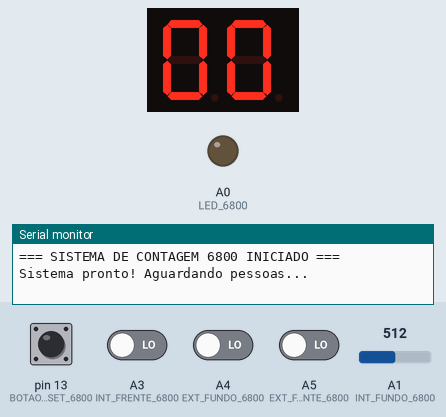
The sketch below on a simulated Arduino Uno, built with avr-gcc and run on an emulated ATmega328P. Parts: 2-digit seven-segment display, output pins drawn as LEDs (lit = HIGH), the last lines printed to the serial monitor. Wiring (inferred from the names in the program): 2-digit 7-segment display, segments lit when HIGH: segments pin 7, pin 8, pin 4, pin 3, pin 2, pin 6, pin 5; digit selects pin 9, pin 11. Dashed ring = blinking. The test bench sets the inputs (shaded band); at power-on: pin 13 (BOTAO_RESET_6800) HIGH, A3 (INT_FRENTE_6800), A4 (EXT_FUNDO_6800), A5 (EXT_FRENTE_6800) LOW, A1 (INT_FUNDO_6800) = 512. The segment pins are drawn as the display they are named for; pins used as bus, display or sensor lines are not drawn.

Above: at 1.2 s.
1.3 s: pin 13 (BOTAO_RESET_6800) pulled LOW for 0.15 s
At 1.6 s:
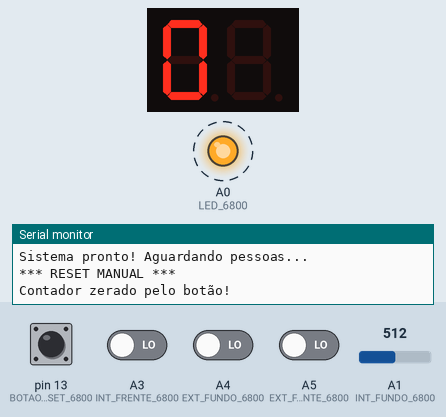
2.0 s: pin 13 (BOTAO_RESET_6800) pulled LOW for 1 s
At 2.3 s:
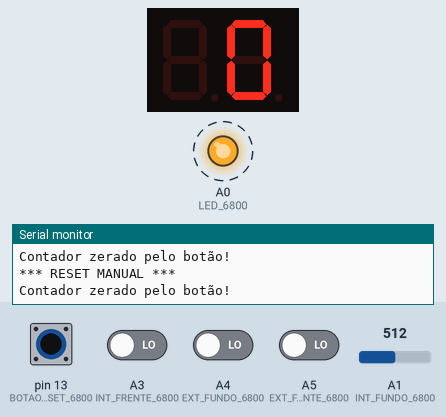
4.5 s: pin 13 (BOTAO_RESET_6800) driven LOW and A3 (INT_FRENTE_6800) driven HIGH and A4 (EXT_FUNDO_6800) driven HIGH and A5 (EXT_FRENTE_6800) driven HIGH
At 4.8 s:
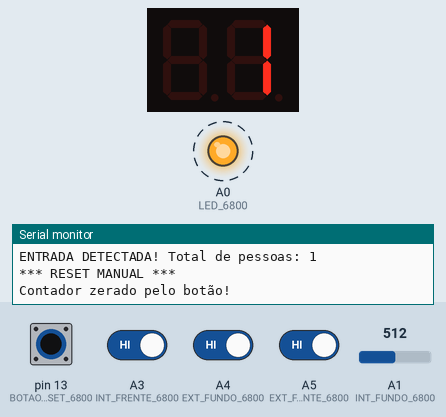
6.0 s: pin 13 (BOTAO_RESET_6800) driven HIGH
At 6.98 s:
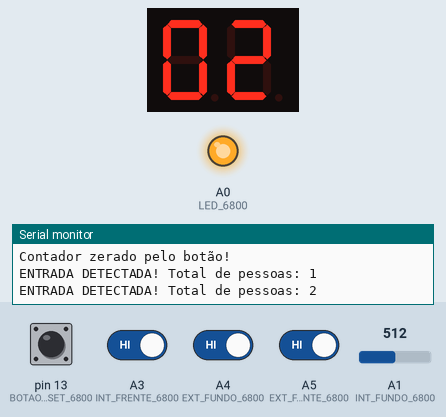
8.3 s: A3 (INT_FRENTE_6800) driven LOW
9.8 s: A1 (INT_FUNDO_6800) set to 90
At 10.38 s:
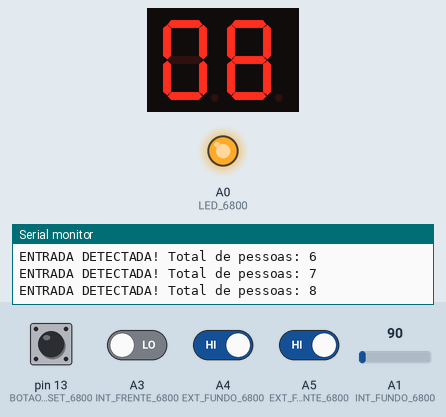
Timing chart, 0 to 12.3 s (numbered marks = the images above; inputs shaded):
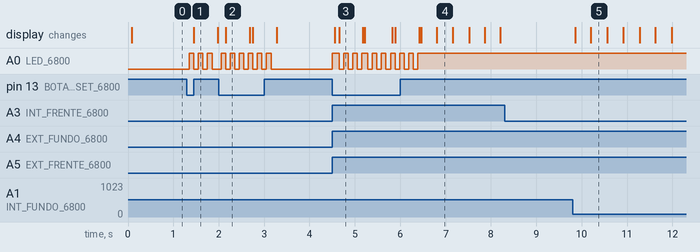

The sketch:

Sistema_de_Contagem_Bidirecional_3636800.ino
```cpp
/*
 * =====================================================================
 * SISTEMA DE CONTAGEM BIDIRECIONAL DE PESSOAS - VERSÃO 1.0
 * =====================================================================
 *
 * Projeto: Sistema de Contagem Bidirecional
 * Arquivo: Sistema_Contagem_Bidirecional_3636800.ino
 * Autor: Roberto Leonel Stefan
 * RU: 3636800
 * Data: 25/02/2026
 * Versão: 1.0

 * =====================================================================

 * DESCRIÇÃO DO PROJETO:

 * Este sistema conta quantas pessoas entram e saem de um ambiente
 * utilizando sensores nas portas da frente e dos fundos
 * Funcionalidades:
 * - Conta pessoas que entram pela porta da frente
 * - Conta pessoas que saem pela porta da frente
 * - Conta pessoas que entram pela porta do fundo
 * - Conta pessoas que saem pela porta do fundo
 * - Mostra o número total de pessoas no ambiente em dois displays
 * - LED acende quando há pelo menos uma pessoa no ambiente e apaga quando vazio
 * - Botão de RESET para zerar a contagem manualmente
 *
 * =====================================================================

 * COMPONENTES UTILIZADOS:
 *
 * 1. Arduino Uno (cérebro do sistema)
 * 2. 1 par de Displays de 7 segmentos (mostram números de 0 a 99)
 * 3. 2 pares de Sensores infravermelho (fototransistor) na porta da frente
 * 4. 1 par de Sensor infravermelho (fototransistor) no fundo (externo)
 * 5. 1x LDR (sensor de luz) no fundo (interno)
 * 6. 1x LED (sensor de luz) no fundo (interno)
   7. 1x LED (lâmpada de presença de pessoas)
 * 8. 1x Botão (reset manual)
 * 9. Resistores diversos

 * =====================================================================

 * LIGAÇÃO DOS COMPONENTES:

 * DISPLAYS:
 * - Segmentos (a,b,c,d,e,f,g) -> Pinos 7,8,4,3,2,6,5
 * - Display ESQUERDO (unidades) -> Pino 9
 * - Display DIREITO (dezenas) -> Pino 11

 * SENSORES DA FRENTE:
 * - Sensor externo (EXT_FRENTE) -> Pino A5
 * - Sensor interno (INT_FRENTE) -> Pino A3

 * SENSORES DO FUNDO:
 * - Sensor externo (EXT_FUNDO) -> Pino A4
 * - LDR interno (INT_FUNDO) -> Pino A1

 * LED INDICADOR:
 * - LED (ânodo) -> Resistor 220Ω -> Pino A0
 * - LED (cátodo) -> GND

 * BOTÃO RESET:
 * - Botão -> Pino 13 e GND (sem resistor, usando pull-up interno)

 * =====================================================================

 * FUNCIONAMENTO BÁSICO:

 * Imagine duas portas: uma na frente e outra nos fundos

 * Quando alguém entra pela frente:
 *   1. Primeiro passa pelo sensor EXTERNO
 *   2. Depois passa pelo sensor INTERNO
 *   3. O sistema soma 1 pessoa

 * Quando alguém sai pela frente:
 *   1. Primeiro passa pelo sensor INTERNO
 *   2. Depois passa pelo sensor EXTERNO
 *   3. O sistema subtrai 1 pessoa

 * O mesmo acontece na porta dos fundos
 * O total de pessoas aparece nos displays
 * O LED acende quando tem gente no ambiente
 * O botão zera tudo quando pressionado
 *
 * =====================================================================
 */

// =========================================================================
// SEÇÃO 1: DEFINIÇÃO DOS PINOS (onde cada componente está conectado)
// =========================================================================

// Pinos dos segmentos dos displays (a,b,c,d,e,f,g)
const int segs_6800[7]={7,8,4,3,2,6,5};

// Pinos que ligam/desligam cada display
const int disp1_6800=9;   // Display ESQUERDO (mostra as UNIDADES: 0 a 9)
const int disp2_6800=11;  // Display DIREITO (mostra as DEZENAS: 0 a 9)

// LED indicador de presença (acende quando tem gente no ambiente)
const int LED_6800 = A0;   // LED no pino A0

// Botão de RESET (zera o contador quando pressionado)
const int BOTAO_RESET_6800 = 13;  // Botão no pino 13

// SENSORES DA PORTA DA FRENTE
const int EXT_FRENTE_6800 = A5;  // Sensor de FORA da porta da frente
const int INT_FRENTE_6800 = A3;  // Sensor de DENTRO da porta da frente

// SENSORES DA PORTA DO FUNDO
const int EXT_FUNDO_6800 = A4;   // Sensor de FORA da porta do fundo (infravermelho)
const int INT_FUNDO_6800 = A1;   // Sensor de DENTRO da porta do fundo (LDR - sensor de luz)

// =========================================================================
// SEÇÃO 2: VARIÁVEIS GLOBAIS (memória do sistema)
// =========================================================================

// Contador principal - quantas pessoas estão no ambiente (0 a 99)
int contador_6800 = 0;

// Estas variáveis separam o contador em dois dígitos para mostrar nos displays
int dezenas_6800 = 0;   // Parte da esquerda (ex: em 23, vale 2)
int unidades_6800 = 0;  // Parte da direita (ex: em 23, vale 3)

// =========================================================================
// SEÇÃO 3: MÁQUINA DE ESTADOS DOS SENSORES
// (Controla a sequência de entrada/saída das pessoas)
// =========================================================================

// Estados da porta da FRENTE
byte estadoFrente_6800 = 0;        // 0 = parado, 1 = entrando, 2 = saindo
unsigned long tempoFrente_6800 = 0; // Relógio para controlar tempo máximo

// Estados da porta do FUNDO
byte estadoFundo_6800 = 0;          // 0 = parado, 1 = entrando, 2 = saindo
unsigned long tempoFundo_6800 = 0;  // Relógio para controlar tempo máximo

// Temporizadores de segurança
const int TIMEOUT_6800 = 1500;      // Se passar 1,5 segundos, cancela a contagem
const int TRAVA_6800 = 350;         // Espera 0,35 segundos entre contagens
unsigned long travaGlobal_6800 = 0; // Relógio para a trava

// =========================================================================
// SEÇÃO 4: CONTROLE DO BOTÃO (evita leituras falsas)
// =========================================================================

bool ultimoEstadoBotao_6800 = HIGH;     // Lembra o estado anterior do botão
unsigned long debounceTempo_6800 = 0;   // Relógio para controle de ruído
const int DEBOUNCE_DELAY_6800 = 50;     // Espera 50ms para confirmar o clique

// =========================================================================
// SEÇÃO 5: CONTROLE DOS DISPLAYS (multiplexação)
// =========================================================================

unsigned long ultimoDisplay_6800 = 0;   // Relógio para alternar os displays
const int TEMPO_DISPLAY_6800 = 8;       // Cada display fica aceso 8ms
bool mostraDezenas_6800 = true;         // Alterna entre dezenas e unidades

// =========================================================================
// SEÇÃO 6: TABELA DOS NÚMEROS (como cada número é formado nos displays)
// =========================================================================

// Cada número de 0 a 9 é formado por 7 segmentos (a,b,c,d,e,f,g)
// 1 significa segmento aceso, 0 significa apagado
//
// Exemplo: número 0 acende os segmentos a,b,c,d,e,f (todos exceto g)
//          número 1 acende apenas b,c
//
//    a
//   ___
// f|   |b
//  |_g_|
// e|   |c
//  |___|
//    d

const byte num_6800[10][7]={
  {1,1,1,1,1,1,0}, // 0 - acende a,b,c,d,e,f (apaga g)
  {0,1,1,0,0,0,0}, // 1 - acende b,c (apaga os outros)
  {1,1,0,1,1,0,1}, // 2 - acende a,b,d,e,g (apaga c,f)
  {1,1,1,1,0,0,1}, // 3 - acende a,b,c,d,g (apaga e,f)
  {0,1,1,0,0,1,1}, // 4 - acende b,c,f,g (apaga a,d,e)
  {1,0,1,1,0,1,1}, // 5 - acende a,c,d,f,g (apaga b,e)
  {1,0,1,1,1,1,1}, // 6 - acende a,c,d,e,f,g (apaga b)
  {1,1,1,0,0,0,0}, // 7 - acende a,b,c (apaga d,e,f,g)
  {1,1,1,1,1,1,1}, // 8 - acende todos os segmentos
  {1,1,1,1,0,1,1}  // 9 - acende a,b,c,d,f,g (apaga e)
};

// =========================================================================
// SEÇÃO 7: FUNÇÃO SETUP (roda UMA VEZ quando liga o Arduino)
// =========================================================================

void setup(){
  // Inicia a comunicação com o computador (para debug)
  Serial.begin(9600);
  Serial.println("=== SISTEMA DE CONTAGEM 6800 INICIADO ===");

  // -----------------------------------------------------------------------
  // Configura os pinos dos displays como saída (o Arduino vai controlá-los)
  // -----------------------------------------------------------------------

  // Configura os 7 pinos dos segmentos como saída
  for(int i=0;i<7;i++) {
    pinMode(segs_6800[i],OUTPUT);
  }

  // Configura os pinos que ligam/desligam cada display como saída
  pinMode(disp1_6800,OUTPUT);
  pinMode(disp2_6800,OUTPUT);

  // -----------------------------------------------------------------------
  // Configura o LED indicador
  // -----------------------------------------------------------------------

  pinMode(LED_6800, OUTPUT);      // Pino do LED como saída
  digitalWrite(LED_6800, LOW);    // Começa com LED apagado (ninguém no ambiente)

  // -----------------------------------------------------------------------
  // Configura o botão de RESET
  // -----------------------------------------------------------------------

  pinMode(BOTAO_RESET_6800, INPUT_PULLUP);  // Botão com resistor interno

  // -----------------------------------------------------------------------
  // Configura os sensores como entrada (o Arduino vai LER os sinais)
  // -----------------------------------------------------------------------

  pinMode(EXT_FRENTE_6800,INPUT);  // Sensor externo da frente
  pinMode(INT_FRENTE_6800,INPUT);  // Sensor interno da frente
  pinMode(EXT_FUNDO_6800,INPUT);   // Sensor externo do fundo
  pinMode(INT_FUNDO_6800,INPUT);   // LDR do fundo (sensor de luz)

  // -----------------------------------------------------------------------
  // Garante que os displays começam apagados
  // -----------------------------------------------------------------------

  digitalWrite(disp1_6800, LOW);
  digitalWrite(disp2_6800, LOW);

  Serial.println("Sistema pronto! Aguardando pessoas...");
}

// =========================================================================
// SEÇÃO 8: FUNÇÃO MOSTRAR DÍGITO (acende os segmentos de um número)
// =========================================================================

// Esta função recebe um número de 0 a 9 e acende os segmentos corretos
void mostrarDigito_6800(int digito_6800) {
  // Para cada segmento (0 a 6), manda o sinal correspondente da tabela
  digitalWrite(segs_6800[0], num_6800[digito_6800][0]);  // Segmento a
  digitalWrite(segs_6800[1], num_6800[digito_6800][1]);  // Segmento b
  digitalWrite(segs_6800[2], num_6800[digito_6800][2]);  // Segmento c
  digitalWrite(segs_6800[3], num_6800[digito_6800][3]);  // Segmento d
  digitalWrite(segs_6800[4], num_6800[digito_6800][4]);  // Segmento e
  digitalWrite(segs_6800[5], num_6800[digito_6800][5]);  // Segmento f
  digitalWrite(segs_6800[6], num_6800[digito_6800][6]);  // Segmento g
}

// =========================================================================
// SEÇÃO 9: FUNÇÃO LER SENSOR DIGITAL (com filtro de ruído)
// =========================================================================

bool lerDigital_6800(int p_6800){
  // Se o sensor detectar algo (sinal HIGH)
  if(digitalRead(p_6800)){
    // Espera 700 microssegundos (muito rápido, só para eliminar ruído)
    delayMicroseconds(700);
    // Verifica de novo para confirmar
    return digitalRead(p_6800);
  }
  // Se não detectou nada, retorna falso
  return false;
}

// =========================================================================
// SEÇÃO 10: FUNÇÃO LER LDR (sensor de luz do fundo)
// =========================================================================

bool lerLDR_6800(){
  // Lê o valor do LDR (0 a 1023)
  // Valores baixos (<100) = escuro (pessoa cobriu o sensor)
  // Valores altos (>600) = claro (sem ninguém)
  int valor_6800 = analogRead(INT_FUNDO_6800);

  // Se estiver escuro (pessoa cobriu), retorna VERDADEIRO
  if(valor_6800 < 100) return true;

  // Se estiver claro (sem ninguém), retorna FALSO
  if(valor_6800 > 600) return false;

  // Se estiver no meio, mantém o último estado (não muda)
  return false;
}

// =========================================================================
// SEÇÃO 11: FUNÇÃO PROCESSAR (coração do sistema - detecta entrada/saída)
// =========================================================================

void processar_6800(bool ext_6800, bool inte_6800, byte &estado_6800, unsigned long &tempo_6800){

  // Se demorar mais que 1,5 segundos, cancela a operação
  if(estado_6800 != 0 && millis() - tempo_6800 > TIMEOUT_6800) {
    estado_6800 = 0;  // Volta para estado parado
  }

  // Máquina de estados: controla a sequência de entrada/saída
  switch(estado_6800){

    // ESTADO 0: PARADO (ninguém passando)
    case 0:
      // Se o sensor EXTERNO foi ativado primeiro, a pessoa está ENTRANDO
      if(ext_6800) {
        estado_6800 = 1;          // Vai para estado "ENTRANDO"
        tempo_6800 = millis();     // Marca o horário
      }
      // Se o sensor INTERNO foi ativado primeiro, a pessoa está SAINDO
      else if(inte_6800) {
        estado_6800 = 2;          // Vai para estado "SAINDO"
        tempo_6800 = millis();     // Marca o horário
      }
      break;

    // ESTADO 1: ENTRANDO (primeiro sensor externo, agora espera o interno)
    case 1:
      // Se o sensor INTERNO foi ativado E já passou o tempo de trava
      if(inte_6800 && millis() - travaGlobal_6800 > TRAVA_6800) {
        // Se não estiver lotado (máximo 99 pessoas)
        if(contador_6800 < 99) {
          contador_6800++;  // SOMA UMA PESSOA
          // Mostra no computador para debug
          Serial.print("ENTRADA DETECTADA! Total de pessoas: ");
          Serial.println(contador_6800);
        }
        travaGlobal_6800 = millis();  // Atualiza a trava
        estado_6800 = 0;               // Volta para parado
      }
      break;

    // ESTADO 2: SAINDO (primeiro sensor interno, agora espera o externo)
    case 2:
      // Se o sensor EXTERNO foi ativado E já passou o tempo de trava
      if(ext_6800 && millis() - travaGlobal_6800 > TRAVA_6800) {
        // Se não estiver vazio (mínimo 0 pessoas)
        if(contador_6800 > 0) {
          contador_6800--;  // SUBTRAI UMA PESSOA
          // Mostra no computador para debug
          Serial.print("SAIDA DETECTADA! Total de pessoas: ");
          Serial.println(contador_6800);
        }
        travaGlobal_6800 = millis();  // Atualiza a trava
        estado_6800 = 0;               // Volta para parado
      }
      break;
  }
}

// =========================================================================
// SEÇÃO 12: FUNÇÃO BOTÃO PRESSIONADO (detecta clique com filtro)
// =========================================================================

bool botaoPressionado_6800() {
  // Lê o estado atual do botão (LOW = pressionado, HIGH = solto)
  bool estadoBotao_6800 = digitalRead(BOTAO_RESET_6800);

  // Se mudou de solto para pressionado, reinicia o contador de tempo
  if(estadoBotao_6800 == LOW && ultimoEstadoBotao_6800 == HIGH) {
    debounceTempo_6800 = millis();
  }

  // Se passou 50ms desde a primeira detecção
  if((millis() - debounceTempo_6800) > DEBOUNCE_DELAY_6800) {
    // Se o botão ainda está pressionado, é um clique válido
    if(estadoBotao_6800 == LOW) {
      ultimoEstadoBotao_6800 = estadoBotao_6800;
      return true;  // Botão foi pressionado
    }
  }

  // Salva o estado para a próxima comparação
  ultimoEstadoBotao_6800 = estadoBotao_6800;
  return false;  // Botão não foi pressionado
}

// =========================================================================
// SEÇÃO 13: FUNÇÃO VERIFICAR RESET (zera o contador se botão pressionado)
// =========================================================================

void verificarReset_6800() {
  // Se o botão foi pressionado...
  if(botaoPressionado_6800()) {
    contador_6800 = 0;  // Zera o contador
    Serial.println("*** RESET MANUAL ***");
    Serial.println("Contador zerado pelo botão!");

    // Feedback visual: LED pisca 3 vezes
    for(int i_6800 = 0; i_6800 < 3; i_6800++) {
      digitalWrite(LED_6800, HIGH);  // Acende
      delay(100);                     // Espera 0,1 segundo
      digitalWrite(LED_6800, LOW);   // Apaga
      delay(100);                     // Espera 0,1 segundo
    }
  }
}

// =========================================================================
// SEÇÃO 14: FUNÇÃO DETECTAR (lê todos os sensores e atualiza contagem)
// =========================================================================

void detectar_6800(){
  // Primeiro verifica se o botão de reset foi pressionado
  verificarReset_6800();

  // -----------------------------------------------------------------------
  // Processa a porta da FRENTE
  // -----------------------------------------------------------------------

  processar_6800(
    lerDigital_6800(EXT_FRENTE_6800),   // Lê sensor externo da frente
    lerDigital_6800(INT_FRENTE_6800),   // Lê sensor interno da frente
    estadoFrente_6800,                   // Estado atual da frente
    tempoFrente_6800                      // Temporizador da frente
  );

  // -----------------------------------------------------------------------
  // Processa a porta do FUNDO
  // -----------------------------------------------------------------------

  processar_6800(
    lerDigital_6800(EXT_FUNDO_6800),    // Lê sensor externo do fundo
    lerLDR_6800(),                       // Lê LDR do fundo
    estadoFundo_6800,                     // Estado atual do fundo
    tempoFundo_6800                        // Temporizador do fundo
  );

  // Garante que o contador nunca passa de 99 e nunca fica negativo
  contador_6800 = constrain(contador_6800, 0, 99);

  // Separa o contador em dezenas e unidades para mostrar nos displays
  dezenas_6800 = contador_6800 / 10;   // Ex: 23 / 10 = 2 (parte da esquerda)
  unidades_6800 = contador_6800 % 10;   // Ex: 23 % 10 = 3 (parte da direita)

  // -----------------------------------------------------------------------
  // Controla o LED indicador de presença
  // -----------------------------------------------------------------------

  if(contador_6800 > 0) {
    digitalWrite(LED_6800, HIGH);  // Tem gente no ambiente - LED ACESO
  } else {
    digitalWrite(LED_6800, LOW);   // Ambiente vazio - LED APAGADO
  }
}

// =========================================================================
// SEÇÃO 15: FUNÇÃO ATUALIZAR DISPLAY (mostra o número nos displays)
// =========================================================================

void atualizarDisplay_6800() {
  // A cada 8ms alterna entre os displays (multiplexação)
  if(millis() - ultimoDisplay_6800 >= TEMPO_DISPLAY_6800) {
    ultimoDisplay_6800 = millis();  // Atualiza o relógio

    // ---------------------------------------------------------------------
    // Desliga os dois displays (para evitar fantasmas)
    // ---------------------------------------------------------------------

    digitalWrite(disp1_6800, LOW);
    digitalWrite(disp2_6800, LOW);
    delayMicroseconds(50);  // Pequena pausa para garantir

    // ---------------------------------------------------------------------
    // Alterna entre mostrar dezenas e unidades
    // ---------------------------------------------------------------------

    if(mostraDezenas_6800) {
      // Mostra as DEZENAS no display DIREITO
      mostrarDigito_6800(dezenas_6800);
      digitalWrite(disp2_6800, HIGH);  // Acende display direito
    } else {
      // Mostra as UNIDADES no display ESQUERDO
      mostrarDigito_6800(unidades_6800);
      digitalWrite(disp1_6800, HIGH);  // Acende display esquerdo
    }

    // Prepara para mostrar o outro display na próxima vez
    mostraDezenas_6800 = !mostraDezenas_6800;
  }
}

// =========================================================================
// SEÇÃO 16: FUNÇÃO LOOP (roda SEM PARAR enquanto o Arduino estiver ligado)
// =========================================================================

void loop(){
  // 1. Verifica os sensores e atualiza a contagem
  detectar_6800();

  // 2. Atualiza os displays com o número atual
  atualizarDisplay_6800();

  // 3. Pequena pausa para dar tempo aos displays (estabilidade)
  delay(1);
}

// =========================================================================
// FIM DO CÓDIGO
// =========================================================================
```

Measured:
- after the input at 1.3 s, A0 (LED_6800): alternates HIGH for 0.10 s and LOW for 0.10 s, starting after 0.05 s; the display: changes after 0.15 s (image 1)
- after the input at 2.0 s, A0 (LED_6800): alternates HIGH for 0.10 s and LOW for 0.10 s, 12 changes in all, then stays LOW, starting after 0.05 s; the display: changes after 0.15 s (image 2)
- after the input at 4.5 s, A0 (LED_6800): alternates HIGH for 0.10 s and LOW for 0.10 s, starting at once; the display: first changes after 0.06 s (image 3 shows a later state)
- after the input at 6.0 s, A0 (LED_6800): goes on until 6.4 s, then stays HIGH
- after the input at 8.3 s, every drawn part: stays the same
- after the input at 9.8 s, the display: first changes after 0.06 s (image 5 shows a later state)
- what the display in image 1 shows lasts 0.5 s, from 1.5 s to 2.0 s
